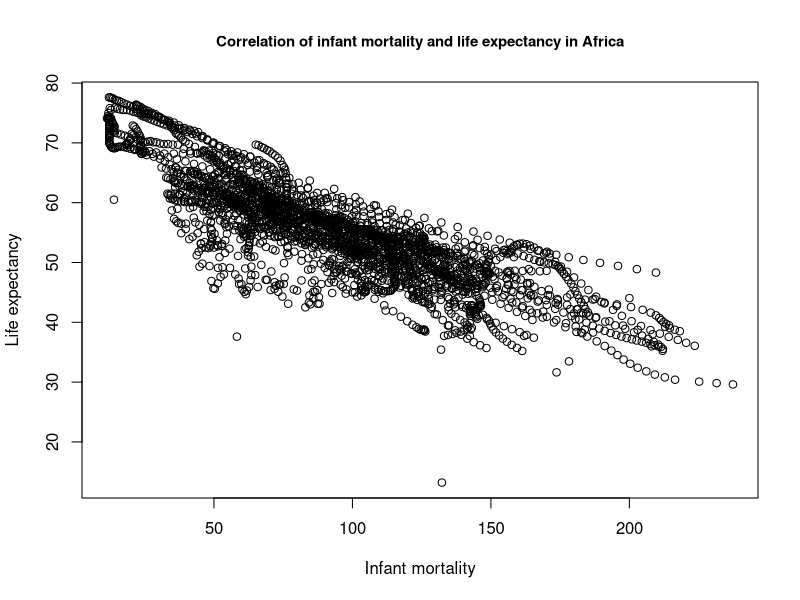
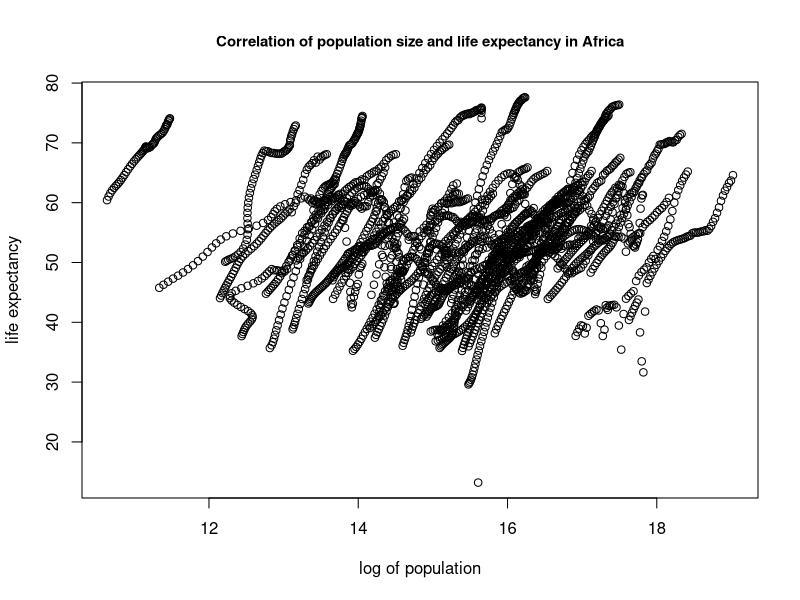
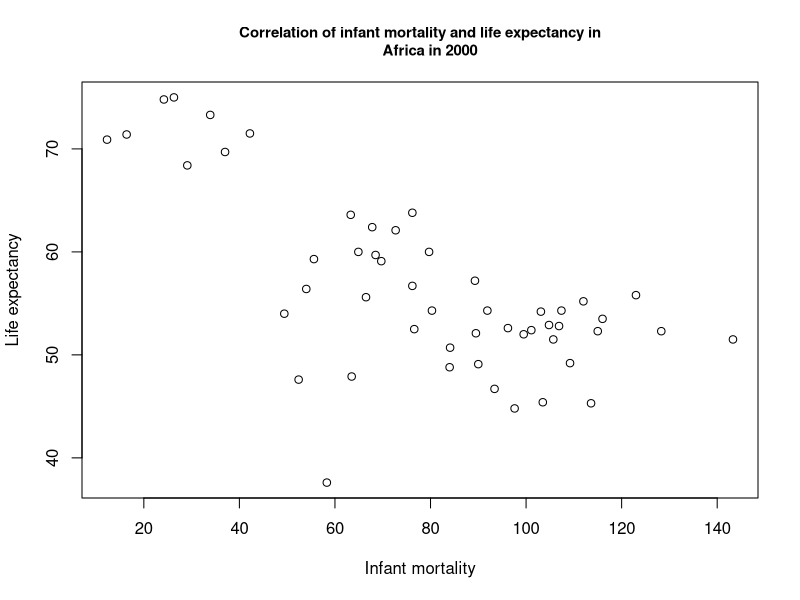
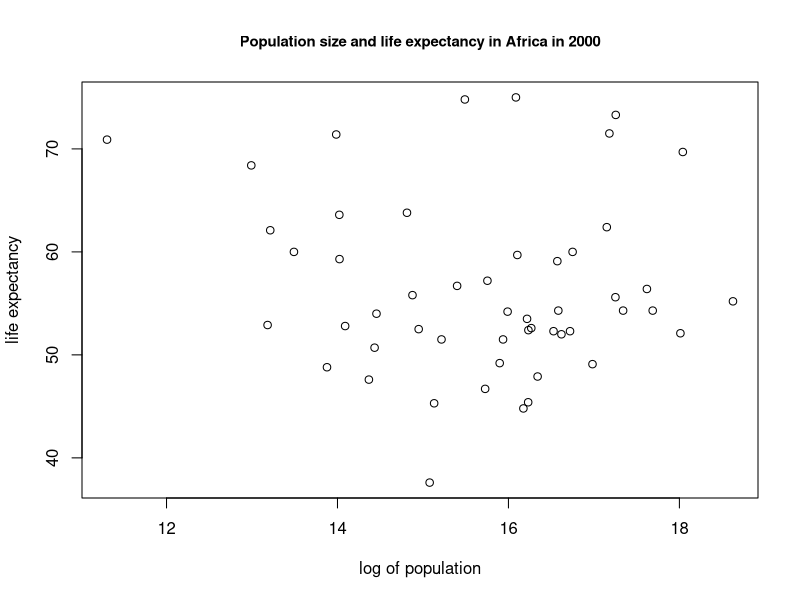
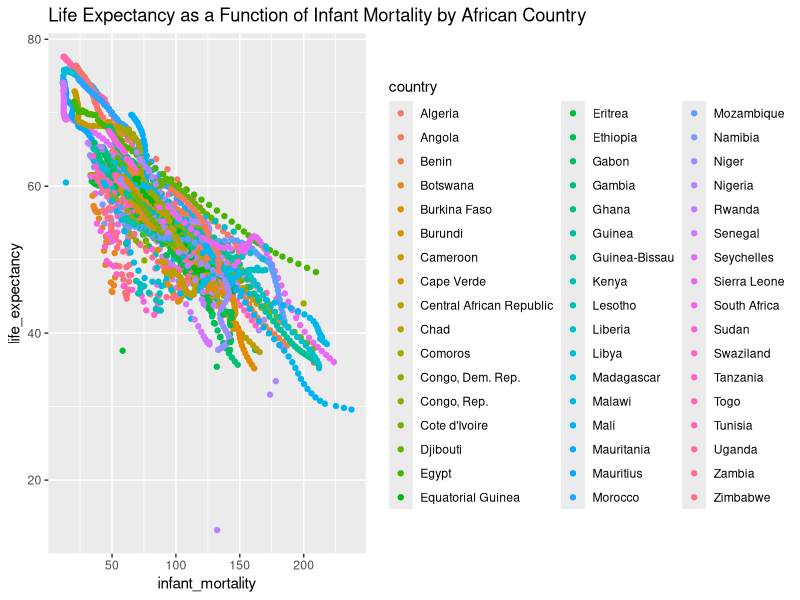
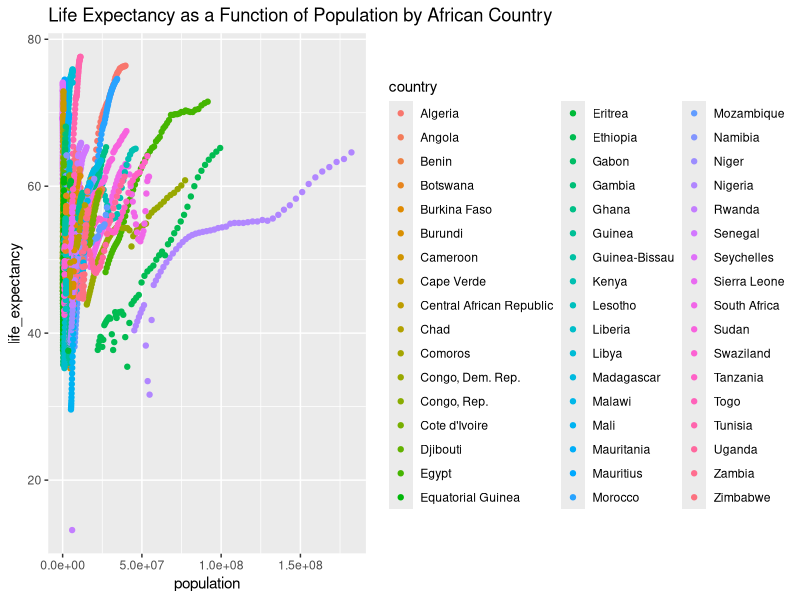
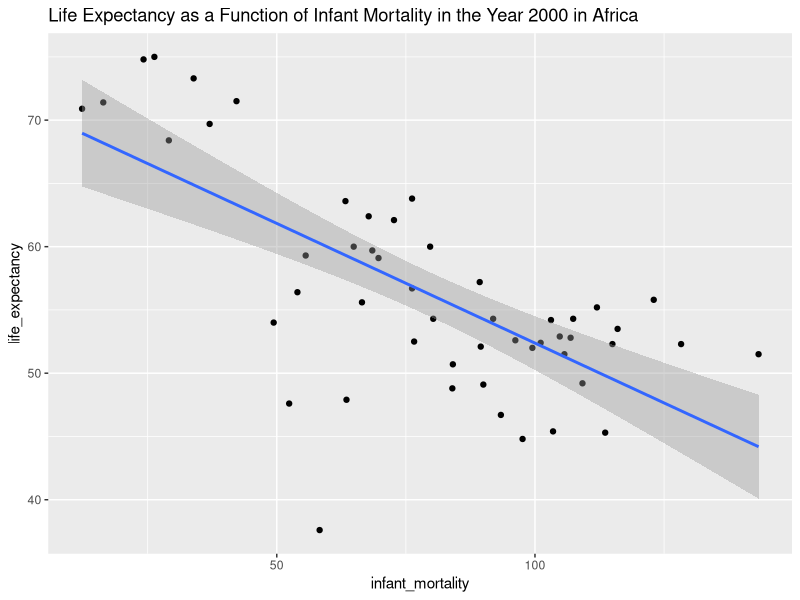

These figures' R source, in order:
## ---- chunk 1
library(dslabs)

help("gapminder")
str(gapminder)
summary(gapminder)
class(gapminder) #gapminder is a data frame


#take data from African countries only
africadata <- gapminder[gapminder$continent=="Africa",]

str(africadata)
summary(africadata)

#Create two new variables (obj1, obj2) from africadata
obj1 <- africadata[,c("infant_mortality","life_expectancy")]
obj2 <- africadata[,c("population", "life_expectancy")]

str(obj1)
str(obj2)
summary(obj1)
summary(obj2)

#ploting

plot(obj1$infant_mortality, obj1$life_expectancy, 
     xlab = "Infant mortality", ylab = "Life expectancy", 
     main="Correlation of infant mortality and life expectancy in Africa", cex.main=0.9)
plot(log(obj2$population), obj2$life_expectancy, 
     xlab = "log of population", ylab = "life expectancy",
     main = 'Correlation of population size and life expectancy in Africa', cex.main=0.9)

#The streaks present countries. Generally, all countries with different population size has increase life expectancy and population over time


#Gapmider report data from 1960 to 2016. The table below showed number of missing and non-missing in infant_mortality in every year
table(as.factor(africadata$year), is.na(africadata$infant_mortality),
      dnn = c("year", "Missing infant mortality"))

#subset data from africadata which contain only year 2000
year2000 <- africadata[africadata$year==2000,]
str(year2000)
summary(year2000)

#plotting again
plot(year2000$infant_mortality, year2000$life_expectancy,
     xlab = "Infant mortality", ylab = "Life expectancy", 
     main="Correlation of infant mortality and life expectancy in
     Africa in 2000", cex.main=0.9)

plot(log(year2000$population), year2000$life_expectancy,
     xlab = "log of population", ylab = "life expectancy",
     main = 'Population size and life expectancy in Africa in 2000',
     cex.main=0.9)

fit1 <- lm(year2000$life_expectancy ~ year2000$infant_mortality)
fit2 <- lm(year2000$life_expectancy ~ year2000$population)

summary(fit1)
summary(fit2)




## ---- chunk 2
library(dslabs)
library(tidyverse)
library(skimr)

## ---- chunk 3
glimpse(gapminder)
skim(gapminder)

## ---- chunk 4
gapminder %>%
  filter(continent == "Africa") %>%
  select(infant_mortality, life_expectancy, population, country) %>%
  ggplot() + geom_point(aes(infant_mortality, life_expectancy, col= country)) + labs(title= "Life Expectancy as a Function of Infant Mortality by African Country")
## ---- chunk 5
gapminder %>%
  filter(continent == "Africa") %>%
  select(infant_mortality, life_expectancy, population, country) %>%
  ggplot() + geom_point(aes(population, life_expectancy, col= country))  + labs(title= "Life Expectancy as a Function of Population by African Country")
## ---- chunk 6
gapminder %>%
  filter(continent == "Africa", year == 2000) %>%
  select(infant_mortality, life_expectancy, population, country) %>%
  ggplot(aes(infant_mortality, life_expectancy)) + geom_point() +geom_smooth(method = "lm") + labs(title= "Life Expectancy as a Function of Infant Mortality in the Year 2000 in Africa")
